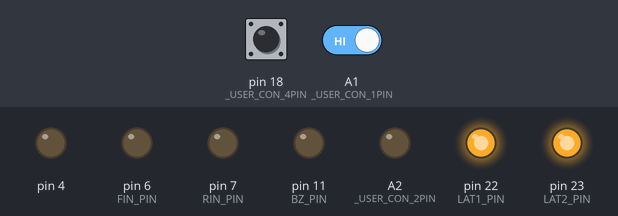
This sketch was run on a simulated Arduino Leonardo, built with avr-gcc and run on an emulated ATmega32U4. Shown: output pins drawn as LEDs (lit = HIGH). Inputs (shaded band) come from the test bench; at power-on: A1 (_USER_CON_1PIN) HIGH, pin 18 (_USER_CON_4PIN) LOW.

Above: at 1.2 s.
1.3 s: A1 (_USER_CON_1PIN) driven LOW
At 1.9 s:
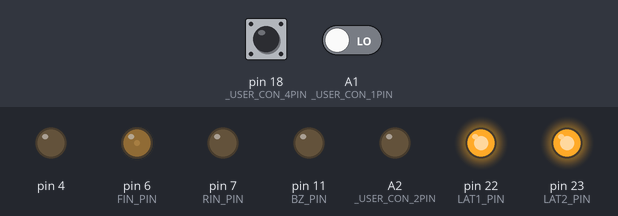
2.8 s: pin 18 (_USER_CON_4PIN) pulsed HIGH 5 times (0.12 s each, 0.3 s apart)
At 4.9 s:
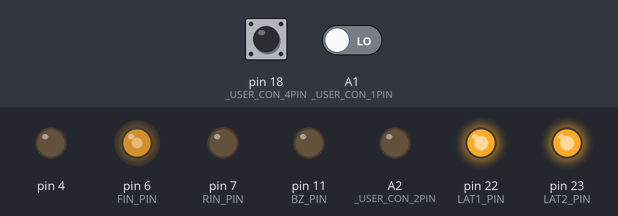
5.8 s: pin 18 (_USER_CON_4PIN) pulsed HIGH 2 times (0.12 s each, 0.3 s apart)
At 7.6 s:
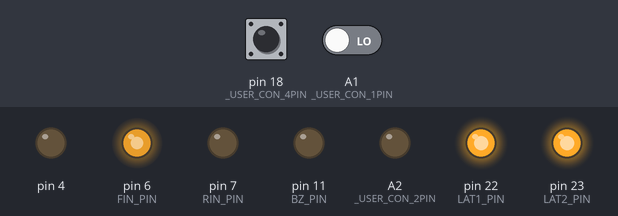
Timing chart, 0 to 9.1 s (numbered marks = the images above; inputs shaded):
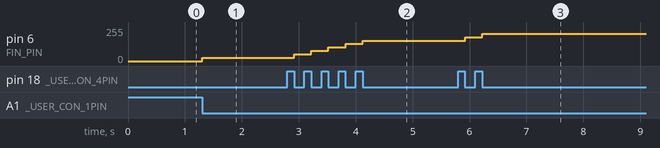

Measured:
- after the input at 1.3 s, pin 6 (FIN_PIN): 0/255 → 25/255 at once
- after the input at 2.8 s, pin 6 (FIN_PIN): moves from 25/255 to 153/255 over 1.2 s, starting after 0.12 s
- after the input at 5.8 s, pin 6 (FIN_PIN): 153/255 → 179/255 after 0.12 s, → 204/255 0.30 s later

The sketch:

sw_dcm2.ino
```cpp
#define USE_TIMER3_ISR
#include "mono_con.h"
word sTime = 0;
boolean tsw = false;
boolean tcsw = false;
//boolean tcswFlag = false;
boolean sw,prev_sw;
int dmPara[] = {25,51,77,102,128,153,179,204,230,255};
int value = 0;
int key;
void setup() {
  config_init();
  serial_init();
  tcsw = digitalRead(18);
  tsw = digitalRead(19);
}

ISR(TIMER3_COMPA_vect){
  if(sTime > 5){
    sTime = 0;
    tcsw = digitalRead(18);
    tsw = digitalRead(19);
  }
  sTime++;
}

/*int click(void){
  if(tcsw == HIGH){
    tcswFlag = true;
  }
  if(tcsw == LOW && tcswFlag == true){
    tcswFlag = false;
    return(1);
  }
  return (0);
}
*/
void DMcw(int speed) {
  analogWrite(FIN_PIN, speed);
  digitalWrite(RIN_PIN, LOW);
}


void loop() {
  // key = click();
  prev_sw = sw;
  sw = tcsw;
  if(tsw == LOW){
    DMcw(dmPara[value]);
    if(sw == LOW && prev_sw == HIGH){
      value++;
    }
  }
  if(value > 10) value = 0;
}

/*
sw  prev_sw

swを更新する前にprev_sw=swをする
-> sw == LOW && prev_sw == HIGH  ＝＞押した瞬間
*/
```

mono_con.h
```cpp
//===================================================================================================================
//
//  高校生ものづくりコンテスト2026岡山県大会用 ArduinoShield
//
//    出力回路: 百エディケーション製
//    https://hyakuedu.wordpress.com/
//
//    CPU Board: Arduino MEGA 2560 R3
//                                     2026/01/08 OKAKO
//
//===================================================================================================================
#ifndef _MONO_CON_2026_H
#define _MONO_CON_2026_H

//--- Arduino  ATmega2560 Input
#define _USER_CON_1PIN A1
#define _USER_CON_2PIN A2
#define _USER_CON_3PIN 17
#define _USER_CON_4PIN 18
#define _USER_CON_5PIN 19
#define _USER_CON_6PIN 40
#define _USER_CON_7PIN 42
#define _USER_CON_8PIN 20 //GND

//--- OKAKO_Shield_CN2
#define BOARD_SW_PIN 26
#define BZ_PIN 11
#define FIN_PIN 6
#define RIN_PIN 7
#define LAT2_PIN 23
#define LAT1_PIN 22
#define SCK_PIN 24
#define SDI_PIN 25

//--- セグメントLED 0-9,blank
int num[11] = { 0x3f, 0x06, 0x5b, 0x4f, 0x66,  //0, 1, 2, 3, 4
                0x6d, 0x7d, 0x27, 0x7f, 0x6f,  //5, 6, 7, 8, 9
                0x00 };                        //blank

//--- レジスタ初期設定
void config_init(void) {
  pinMode(_USER_CON_1PIN, INPUT);
  pinMode(_USER_CON_2PIN, INPUT);
  pinMode(_USER_CON_3PIN, INPUT);
  pinMode(_USER_CON_4PIN, INPUT);
  pinMode(_USER_CON_5PIN, INPUT);
  pinMode(_USER_CON_6PIN, INPUT);
  pinMode(_USER_CON_7PIN, INPUT);

  pinMode(_USER_CON_8PIN, OUTPUT);
  digitalWrite(_USER_CON_8PIN, LOW); //IN_D4をGND設定

  pinMode(BOARD_SW_PIN, INPUT);
  pinMode(BZ_PIN, OUTPUT);
  pinMode(RIN_PIN, OUTPUT);
  pinMode(FIN_PIN, OUTPUT);
  pinMode(LAT1_PIN, OUTPUT);
  pinMode(LAT2_PIN, OUTPUT);
  pinMode(SCK_PIN, OUTPUT);
  pinMode(SDI_PIN, OUTPUT);

  ////////// DCモータ制御用PWM信号生成用のタイマ(Timer4)の周波数を31.37KHzに変更 //////////
  TCCR4B = (TCCR4B & 0b11111000) | 0x01;

#ifdef USE_TIMER3_ISR
  ////////// 1ms割り込み用のタイマ(Timer3)の初期化 //////////
  TCCR3A = 0;
  TCCR3B = 0x0b;
  // OCR3A = 124;
  OCR3A = 249;
  TIMSK3 = 2;
#endif
}

//--- 構造体宣言bitset
struct bitset {
  int SDI : 1;   // bit0 シリアルデータ
  int SCK : 1;   // bit1 シリアルクロック
  int LAT1 : 1;  // bit2 7seg LED 系ラッチ
  int LAT2 : 1;  // bit3 フルカラーLED,step モータ系ラッチ
  int DCM : 2;   // bit4,5 DC モータの動作モード
  int BZ : 1;    // bit6 圧電スピーカ
  int TSW : 1;   // bit7 タクトスイッチ入力
};
struct bitset RC;  // 構造体変数

//--- 共用体宣言lm (LED & step Motor)
union {
  struct
  {               //--- 構造体宣言，bit というグループ名
    int SM : 4;   // bit0 ～ bit3 ステッピングモータ励磁信号
    int R : 1;    // bit4 フルカラーLED，赤色
    int B : 1;    // bit5 フルカラーLED，青色
    int G : 1;    // bit6 フルカラーLED，緑色
    int res : 1;  // bit7 未使用
  } bit;          // bit アクセス名
  struct
  {
    int SM : 4;
    int GBR : 3;  // フルカラーLED, カラーコードを3bitで指定
    int res : 1;
  } color;  // GBRを3ビットアクセス名
  int b8;   // byte アクセス名
} lm;       // 共用体変数名

//--- U1,U2,U3初期化
void serial_init(void) {
  //U1
  digitalWrite(LAT1_PIN, LOW);
  shiftOut(SDI_PIN, SCK_PIN, MSBFIRST, 0x00);
  digitalWrite(LAT1_PIN, HIGH);

  //U2
  digitalWrite(LAT1_PIN, LOW);
  shiftOut(SDI_PIN, SCK_PIN, MSBFIRST, 0x00);
  digitalWrite(LAT1_PIN, HIGH);

  //u3
  digitalWrite(LAT2_PIN, LOW);
  shiftOut(SDI_PIN, SCK_PIN, MSBFIRST, 0x00);
  digitalWrite(LAT2_PIN, HIGH);
}

//--- 2桁7セグメントLEDの表示関数
int disp(char leftPat, char rightPat) {
  digitalWrite(LAT1_PIN, LOW);
  shiftOut(SDI_PIN, SCK_PIN, MSBFIRST, leftPat);
  digitalWrite(LAT1_PIN, HIGH);

  digitalWrite(LAT1_PIN, LOW);
  shiftOut(SDI_PIN, SCK_PIN, MSBFIRST, rightPat);
  digitalWrite(LAT1_PIN, HIGH);
}

//--- ステッピングモータの初期設定関数
int stepm_init(int n) {
  int spm[5] = { 0x9,     // A
                 0xc,     // B
                 0x6,     // nA
                 0x3,     // nB
                 0x00 };  // Stop

  return spm[n];
}

//--- フルカラーLEDとステッピングモータの動作制御関数
int led_stepmotor(char n) {
  digitalWrite(LAT2_PIN, LOW);
  shiftOut(SDI_PIN, SCK_PIN, MSBFIRST, n);
  digitalWrite(LAT2_PIN, HIGH);
}

#endif
```
